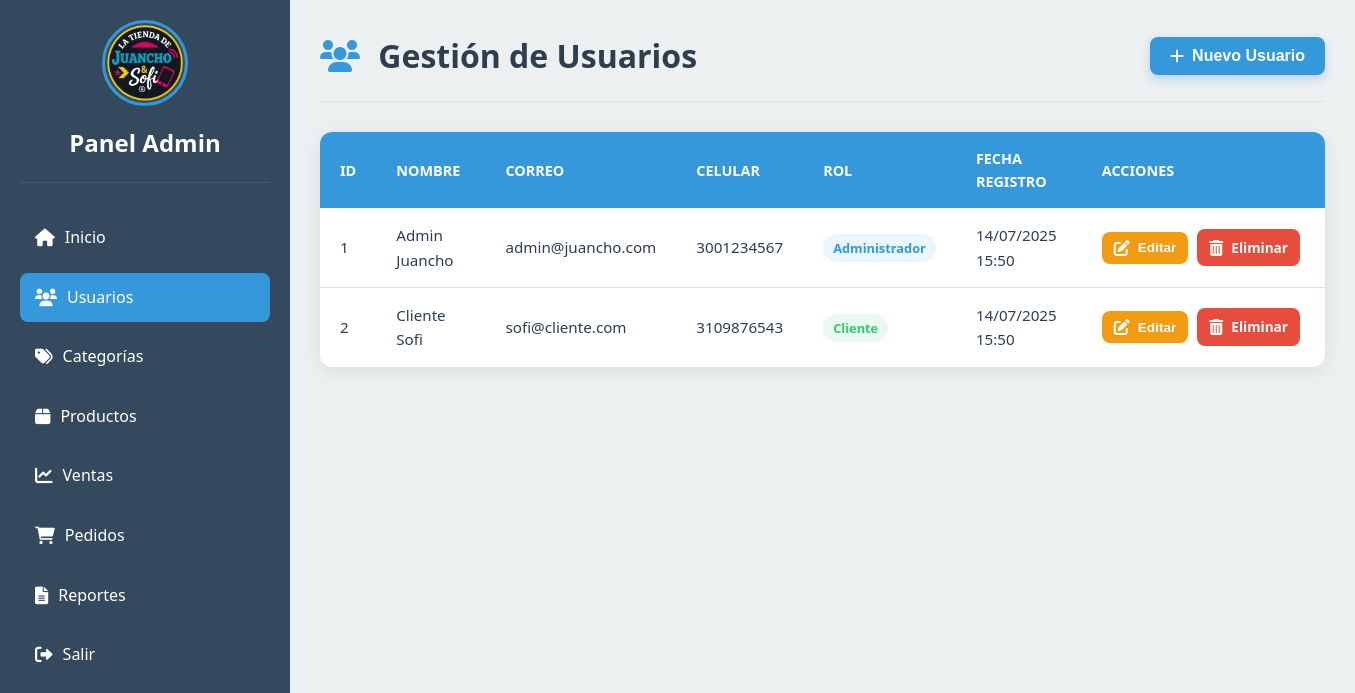
The app's page /admin/usuarios.php (signed in) with its own data.
### tables this page shows
CREATE TABLE usuarios (
    id INT PRIMARY KEY AUTO_INCREMENT,
    nombre VARCHAR(255) NOT NULL,
    correo VARCHAR(150) UNIQUE NOT NULL,
    celular BIGINT,
    clave VARCHAR(100) NOT NULL,
    rol VARCHAR(50) DEFAULT 'cliente',  
    fecha_registro TIMESTAMP DEFAULT CURRENT_TIMESTAMP
);

### admin/usuarios.php (the view, shortened to what this page needs)
<?php
$database = new Database();
$db = $database->getConnection();
$stmt = $db->prepare("SELECT * FROM usuarios ORDER BY fecha_registro DESC");
$stmt->execute();
$usuarios = $stmt->fetchAll(PDO::FETCH_ASSOC);
?>
<!DOCTYPE html>
<html lang="es">
<head>
    <link rel="stylesheet" href="../css/admin.css">
    <link rel="stylesheet" href="https://cdnjs.cloudflare.com/ajax/libs/font-awesome/6.0.0/css/all.min.css">
</head>
<body>
    <div class="admin-container">
        <nav class="sidebar">
            <div class="logo">
                <img src="../Logo/Logo juancho.png" alt="Logo" class="logo-img">
                <h3>Panel Admin</h3>
            </div>
            <ul class="nav-menu">
                <li><a href="index.php"><i class="fas fa-home"></i> Inicio</a></li>
                <li><a href="usuarios.php" class="active"><i class="fas fa-users"></i> Usuarios</a></li>
                <li><a href="categorias.php"><i class="fas fa-tags"></i> Categorías</a></li>
                <li><a href="productos.php"><i class="fas fa-box"></i> Productos</a></li>
                <li><a href="ventas.php"><i class="fas fa-chart-line"></i> Ventas</a></li>
                <li><a href="pedidos.php"><i class="fas fa-shopping-cart"></i> Pedidos</a></li>
                <li><a href="reportes.php"><i class="fas fa-file-alt"></i> Reportes</a></li>
                <li><a href="../logout.php"><i class="fas fa-sign-out-alt"></i> Salir</a></li>
            </ul>
        </nav>
        <main class="main-content">
            <header class="content-header">
                <h1><i class="fas fa-users"></i> Gestión de Usuarios</h1>
                <button class="btn btn-primary" onclick="openModal('add')">
                    <i class="fas fa-plus"></i> Nuevo Usuario
                </button>
            </header>
            <div class="table-container">
                <table>
                    <thead>
                        <tr>
                            <th>ID</th>
                            <th>Nombre</th>
                            <th>Correo</th>
                            <th>Celular</th>
                            <th>Rol</th>
                            <th>Fecha Registro</th>
                            <th>Acciones</th>
                        </tr>
                    </thead>
                    <tbody>
                        <?php if (count($usuarios) > 0): ?>
                            <?php foreach ($usuarios as $usuario): ?>
                                <tr>
                                    <td><?php echo htmlspecialchars($usuario['id']); ?></td>
                                    <td><?php echo htmlspecialchars($usuario['nombre']); ?></td>
                                    <td><?php echo htmlspecialchars($usuario['correo']); ?></td>
                                    <td><?php echo htmlspecialchars($usuario['celular']); ?></td>
                                    <td><span class="role-badge <?php echo strtolower($usuario['rol']); ?>"><?php echo htmlspecialchars($usuario['rol']); ?></span></td>
                                    <td><?php echo date('d/m/Y H:i', strtotime($usuario['fecha_registro'])); ?></td>
                                    <td class="actions">
                                        <button class="btn btn-sm btn-edit" onclick="openModal('edit', <?php echo htmlspecialchars(json_encode($usuario)); ?>)">
                                            <i class="fas fa-edit"></i> Editar
                                        </button>
                                        <a href="usuarios.php?action=delete&id=<?php echo htmlspecialchars($usuario['id']); ?>"
                                           class="btn btn-sm btn-delete"
                                           onclick="return confirm('¿Estás seguro de eliminar a este usuario?');">
                                            <i class="fas fa-trash-alt"></i> Eliminar
                                        </a>
                                    </td>
                                </tr>
                            <?php endforeach; ?>
                        <?php else: ?>
                            <tr>
                                <td colspan="7" class="empty-state">No hay usuarios registrados.</td>
                            </tr>
                        <?php endif; ?>
                    </tbody>
                </table>
            </div>
        </main>
    </div>
</body>
</html>

### css/admin.css (style rules this page uses)
:root { --primary-color: #3498db; --secondary-color: #2ecc71; --accent-color: #f39c12; --danger-color: #e74c3c; --text-color: #2c3e50; --light-text-color: #7f8c8d; --bg-light: #ecf0f1; --bg-dark: #34495e; --card-bg: #ffffff; --border-color: #e0e0e0; }
body { font-family: "Segoe UI", Tahoma, Geneva, Verdana, sans-serif; margin: 0; padding: 0; background-color: var(--bg-light); color: var(--text-color); line-height: 1.6; display: flex; min-height: 100vh; }
a { text-decoration: none; color: var(--primary-color); }
.admin-container { display: flex; width: 100%; }
.sidebar { width: 250px; background-color: var(--bg-dark); color: white; padding: 20px; display: flex; flex-direction: column; box-shadow: 2px 0 10px rgba(0, 0, 0, 0.1); flex-shrink: 0; }
.sidebar .logo { text-align: center; margin-bottom: 30px; padding-bottom: 20px; border-bottom: 1px solid rgba(255, 255, 255, 0.1); }
.sidebar .logo-img { width: 80px; height: 80px; border-radius: 50%; object-fit: cover; margin-bottom: 10px; border: 3px solid var(--primary-color); }
.sidebar .logo h3 { margin: 0; font-size: 1.5rem; color: white; }
.sidebar .nav-menu { list-style: none; padding: 0; margin: 0; flex-grow: 1; }
.sidebar .nav-menu li { margin-bottom: 10px; }
.sidebar .nav-menu a { display: flex; align-items: center; padding: 12px 15px; color: white; text-decoration: none; border-radius: 8px; transition: background-color 0.3s, color 0.3s; }
.sidebar .nav-menu a i { margin-right: 10px; font-size: 1.1rem; }
.sidebar .nav-menu a:hover, .sidebar .nav-menu a.active { background-color: var(--primary-color); color: white; }
.main-content { flex-grow: 1; padding: 30px; background-color: var(--bg-light); }
.content-header { display: flex; justify-content: space-between; align-items: center; margin-bottom: 30px; padding-bottom: 20px; border-bottom: 1px solid var(--border-color); }
.content-header h1 { margin: 0; font-size: 2rem; color: var(--text-color); }
.content-header h1 i { margin-right: 10px; color: var(--primary-color); }
.table-container { background-color: var(--card-bg); border-radius: 12px; box-shadow: 0 4px 20px rgba(0, 0, 0, 0.08); overflow-x: auto; margin-bottom: 30px; }
table { width: 100%; border-collapse: collapse; min-width: 700px; }
table thead th { background-color: var(--primary-color); color: white; padding: 15px 20px; text-align: left; font-weight: 600; font-size: 0.9rem; text-transform: uppercase; }
table tbody td { padding: 15px 20px; border-bottom: 1px solid var(--border-color); color: var(--text-color); font-size: 0.95rem; }
table tbody tr:last-child td { border-bottom: none; }
.role-badge { padding: 5px 10px; border-radius: 15px; font-size: 0.8rem; font-weight: bold; text-transform: capitalize; }
.role-badge.administrador { background-color: rgba(52, 152, 219, 0.1); color: var(--primary-color); }
.role-badge.cliente { background-color: rgba(46, 204, 113, 0.1); color: var(--secondary-color); }
.actions { white-space: nowrap; }
.actions .btn { margin-right: 5px; }
.btn { padding: 10px 20px; border: none; border-radius: 8px; cursor: pointer; font-size: 1rem; font-weight: 600; transition: background-color 0.3s, transform 0.2s, box-shadow 0.3s; display: inline-flex; align-items: center; justify-content: center; gap: 8px; }
.btn i { font-size: 1rem; }
.btn-primary { background-color: var(--primary-color); color: white; box-shadow: 0 4px 10px rgba(52, 152, 219, 0.3); }
.btn-edit { background-color: var(--accent-color); color: white; }
.btn-delete { background-color: var(--danger-color); color: white; }
.btn-sm { padding: 8px 12px; font-size: 0.85rem; }

### records on screen
usuarios: id "1", nombre "Admin Juancho", correo "admin@juancho.com", celular "3001234567", rol "Administrador", fecha_registro "14/07/2025 15:50"
usuarios: id "2", nombre "Cliente Sofi", correo "sofi@cliente.com", celular "3109876543", rol "Cliente", fecha_registro "14/07/2025 15:50"
